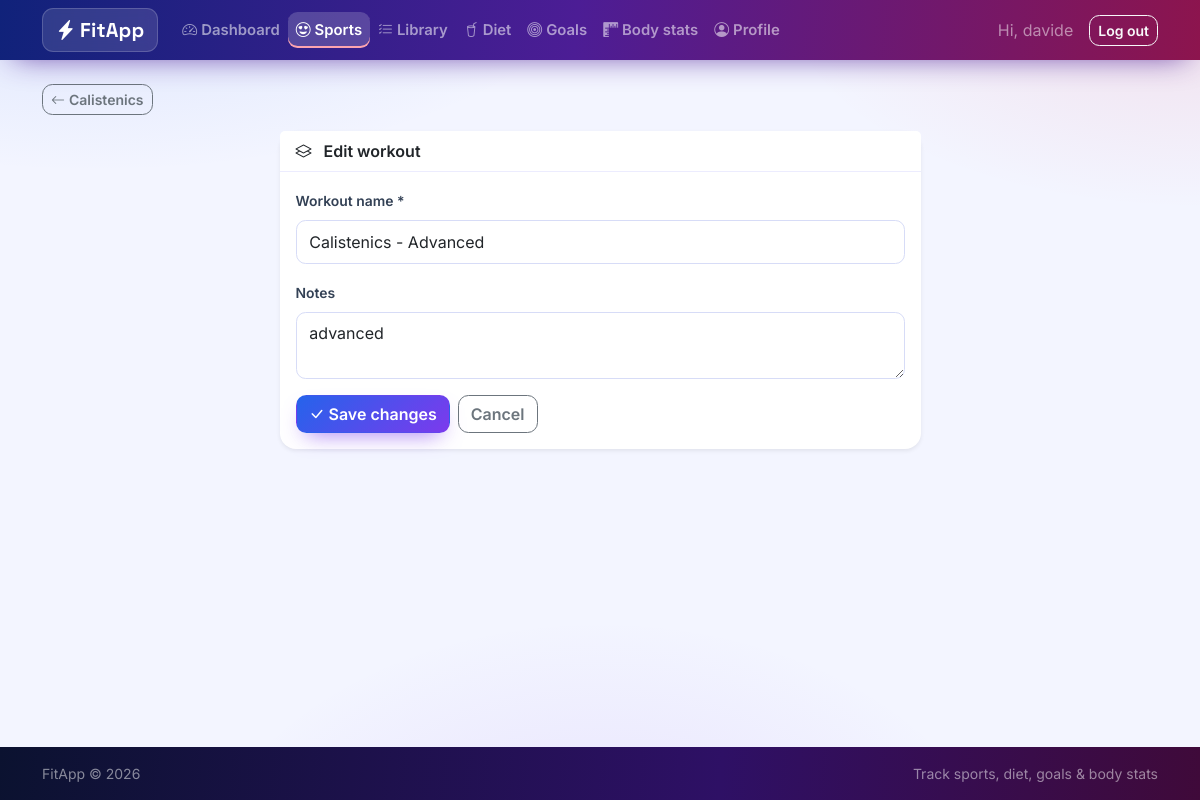
Page /sports/1/workouts/1/edit (signed in) on the committed database.
### tables this page shows
CREATE TABLE users (
    id            INTEGER PRIMARY KEY AUTOINCREMENT,
    username      TEXT UNIQUE NOT NULL,
    email         TEXT UNIQUE NOT NULL,
    password_hash TEXT NOT NULL,
    height_cm     REAL,
    birth_date    TEXT,
    sex           TEXT,
    created_at    TEXT NOT NULL DEFAULT (datetime('now'))
, role TEXT NOT NULL DEFAULT 'user');

CREATE TABLE "sports" (
                id         INTEGER PRIMARY KEY AUTOINCREMENT,
                user_id    INTEGER NOT NULL REFERENCES users (id) ON DELETE CASCADE,
                name       TEXT NOT NULL,
                notes      TEXT,
                created_at TEXT NOT NULL DEFAULT (datetime('now'))
            );

CREATE TABLE workouts (
    id         INTEGER PRIMARY KEY AUTOINCREMENT,
    sport_id   INTEGER NOT NULL REFERENCES sports (id) ON DELETE CASCADE,
    position   INTEGER NOT NULL DEFAULT 0,
    name       TEXT NOT NULL,
    notes      TEXT,
    created_at TEXT NOT NULL DEFAULT (datetime('now'))
);

### fitapp/routes/sports.py (the view, shortened to what this page needs)
@bp.route("/<int:sport_id>/workouts/<int:workout_id>/edit", methods=("GET", "POST"))
@login_required
def workout_edit(sport_id, workout_id):
    sport = _get_sport(sport_id)
    workout = _get_workout(sport_id, workout_id)
    return render_template(
        "sports/workout_form.html", sport=sport, workout=workout,
        editing=True, workout_id=workout_id,
    )

### fitapp/auth.py (called while the page is built)
def load_current_user():
    user_id = session.get("user_id")
    if user_id is None:
        g.user = None
    else:
        g.user = get_db().execute(
            "SELECT * FROM users WHERE id = ?", (user_id,)
        ).fetchone()
    return g.user

def login_required(view):
    @wraps(view)
    def wrapped(*args, **kwargs):
        if load_current_user() is None:
            flash("Please log in to access this page.", "warning")
            return redirect(url_for("auth.login", next=request.path))
        return view(*args, **kwargs)
    return wrapped

@bp.before_app_request
def _load_user():
    load_current_user()
    if g.user is not None and g.user["role"] == "admin":
        blueprint = (request.endpoint or "").split(".", 1)[0]
        if blueprint in ADMIN_BLOCKED_BLUEPRINTS:
            flash("Admin accounts manage users and settings only.", "warning")
            return redirect(url_for("admin.index"))

### fitapp/db.py (called while the page is built)
def get_db():
    if "db" not in g:
        g.db = sqlite3.connect(
            current_app.config["DATABASE"],
            detect_types=sqlite3.PARSE_DECLTYPES,
        )
        g.db.row_factory = sqlite3.Row
        g.db.execute("PRAGMA foreign_keys = ON")
    return g.db

### fitapp/routes/sports.py (called while the page is built)
def _get_sport(sport_id):
    sport = get_db().execute(
        "SELECT * FROM sports WHERE id = ? AND user_id = ?",
        (sport_id, g.user["id"]),
    ).fetchone()
    if sport is None:
        abort(404)
    return sport

def _get_workout(sport_id, workout_id):
    workout = get_db().execute(
        "SELECT * FROM workouts WHERE id = ? AND sport_id = ?",
        (workout_id, sport_id),
    ).fetchone()
    if workout is None:
        abort(404)
    return workout

### fitapp/templates/sports/workout_form.html (shortened to what this page needs)
{% extends "base.html" %}
{% block back %}
<a class="btn btn-outline-secondary btn-sm mb-3" href="{{ url_for('sports.detail', sport_id=sport['id']) }}">
  <i class="bi bi-arrow-left me-1"></i>{{ sport['name'] }}
</a>
{% endblock %}
{% block content %}
<div class="row justify-content-center">
  <div class="col-lg-7">
    <div class="card shadow-sm border-0">
      <div class="card-header d-flex justify-content-between align-items-center">
        <span class="fw-semibold">
          <i class="bi bi-layers me-2"></i>
          {{ 'Edit workout' if editing else 'New workout' }}
        </span>
      </div>
      <div class="card-body">
        <form method="post" novalidate>
          <div class="mb-3">
            <label class="form-label" for="name">Workout name *</label>
            <input class="form-control" id="name" name="name" type="text"
                   value="{{ workout['name'] or '' }}" placeholder="e.g. Calisthenics beginner" required>
          </div>
          <div class="mb-3">
            <label class="form-label" for="notes">Notes</label>
            <textarea class="form-control" id="notes" name="notes" rows="2"
                      placeholder="Goal of the workout, schedule...">{{ workout['notes'] or '' }}</textarea>
          </div>
          <div class="d-flex gap-2">
            <button class="btn btn-success" type="submit">
              <i class="bi bi-check-lg me-1"></i>{{ 'Save changes' if editing else 'Create workout' }}
            </button>
            <a class="btn btn-outline-secondary" href="{{ url_for('sports.detail', sport_id=sport['id']) }}">Cancel</a>
          </div>
        </form>
      </div>
    </div>
  </div>
</div>
{% endblock %}

### fitapp/templates/base.html (shortened to what this page needs)
<!doctype html>
<html lang="en" data-bs-theme="light">
<head>
  <link href="https://cdn.jsdelivr.net/npm/bootstrap@5.3.3/dist/css/bootstrap.min.css" rel="stylesheet">
  <link href="https://cdn.jsdelivr.net/npm/bootstrap-icons@1.11.3/font/bootstrap-icons.min.css" rel="stylesheet">
  <link href="{{ url_for('static', filename='css/style.css') }}" rel="stylesheet">
</head>
<body class="d-flex flex-column min-vh-100">
<nav class="navbar navbar-expand-lg navbar-dark navbar-fitapp sticky-top">
  <div class="container">
    <a class="navbar-brand fw-bold" href="{{ url_for('dashboard.index') }}">
      <i class="bi bi-lightning-charge-fill me-1"></i>FitApp
    </a>
    <div class="collapse navbar-collapse" id="mainNav">
      {% if g.user %}
      <ul class="navbar-nav me-auto">
        {% if g.user['role'] == 'admin' %}
        <li class="nav-item"><a class="nav-link {% if request.endpoint and request.endpoint.startswith('profile.') %}active{% endif %}"
           href="{{ url_for('profile.index') }}"><i class="bi bi-person-circle me-1"></i>Profile</a></li>
        <li class="nav-item"><a class="nav-link {% if request.endpoint and request.endpoint.startswith('admin.') %}active{% endif %}"
           href="{{ url_for('admin.index') }}"><i class="bi bi-shield-lock me-1"></i>Admin</a></li>
        {% else %}
        <li class="nav-item"><a class="nav-link {% if request.endpoint == 'dashboard.index' %}active{% endif %}"
           href="{{ url_for('dashboard.index') }}"><i class="bi bi-speedometer2 me-1"></i>Dashboard</a></li>
        <li class="nav-item"><a class="nav-link {% if request.endpoint and request.endpoint.startswith('sports.') %}active{% endif %}"
           href="{{ url_for('sports.index') }}"><i class="bi bi-emoji-heart-eyes me-1"></i>Sports</a></li>
        <li class="nav-item"><a class="nav-link {% if request.endpoint and request.endpoint.startswith('library.') %}active{% endif %}"
           href="{{ url_for('library.index') }}"><i class="bi bi-list-check me-1"></i>Library</a></li>
        <li class="nav-item"><a class="nav-link {% if request.endpoint and request.endpoint.startswith('diets.') %}active{% endif %}"
           href="{{ url_for('diets.index') }}"><i class="bi bi-cup-straw me-1"></i>Diet</a></li>
        <li class="nav-item"><a class="nav-link {% if request.endpoint and request.endpoint.startswith('goals.') %}active{% endif %}"
           href="{{ url_for('goals.index') }}"><i class="bi bi-bullseye me-1"></i>Goals</a></li>
        <li class="nav-item"><a class="nav-link {% if request.endpoint and request.endpoint.startswith('stats.') %}active{% endif %}"
           href="{{ url_for('stats.index') }}"><i class="bi bi-rulers me-1"></i>Body stats</a></li>
        <li class="nav-item"><a class="nav-link {% if request.endpoint and request.endpoint.startswith('profile.') %}active{% endif %}"
           href="{{ url_for('profile.index') }}"><i class="bi bi-person-circle me-1"></i>Profile</a></li>
        {% endif %}
      </ul>
      <div class="d-flex align-items-center">
        <span class="navbar-text me-3 text-white-50">Hi, {{ g.user['username'] }}</span>
        <form action="{{ url_for('auth.logout') }}" method="post" class="m-0">
          <button class="btn btn-outline-light btn-sm" type="submit">Log out</button>
        </form>
      </div>
      {% endif %}
    </div>
  </div>
</nav>
<main class="container py-4 flex-grow-1">
  {% block back %}{% endblock %}
  {% block content %}{% endblock %}
</main>
<footer class="bg-dark text-white-50 py-3 mt-auto">
  <div class="container small d-flex justify-content-between">
    <span>FitApp &copy; {{ now_year if now_year else '2026' }}</span>
    <span>Track sports, diet, goals &amp; body stats</span>
  </div>
</footer>
</body>
</html>

### fitapp/static/css/style.css (style rules this page uses)
:root { --fa-blue: #2563eb; --fa-blue-deep: #1d4ed8; --fa-violet: #7c3aed; --fa-violet-deep: #5b21b6; --fa-red: #ef4444; --fa-rose: #e11d48; --fa-ink: #0b1230; --grad-main: linear-gradient(135deg, #2563eb 0%, #7c3aed 55%, #e11d48 120%); --grad-btn: linear-gradient(135deg, #2563eb 0%, #7c3aed 100%); --grad-btn-hover: linear-gradient(135deg, #1d4ed8 0%, #6d28d9 100%); --grad-fire: linear-gradient(135deg, #7c3aed 0%, #e11d48 100%); --font-display: "Space Grotesk", "Inter", system-ui, sans-serif; --font-body: "Inter", system-ui, -apple-system, "Segoe UI", sans-serif; }
* { -webkit-tap-highlight-color: transparent; }
body { font-family: var(--font-body); background-color: #f3f5ff; background-image: radial-gradient(900px 420px at 8% -10%, rgba(37, 99, 235, .14), transparent 60%), radial-gradient(760px 380px at 100% 0%, rgba(225, 29, 72, .10), transparent 55%), radial-gradient(700px 500px at 50% 115%, rgba(124, 58, 237, .12), transparent 60%); background-attachment: fixed; }
.navbar-fitapp { background-image: linear-gradient(95deg, #10227a 0%, #4c1d95 48%, #9f1239 115%); box-shadow: 0 10px 30px -14px rgba(76, 29, 149, .85); }
.navbar-fitapp .navbar-brand { font-family: var(--font-display); font-weight: 700; letter-spacing: .01em; background: rgba(255, 255, 255, .12); border: 1px solid rgba(255, 255, 255, .18); padding: .38rem .8rem; border-radius: .7rem; backdrop-filter: blur(6px); }
.navbar-fitapp .nav-link { font-weight: 600; font-size: .93rem; border-radius: .6rem; padding: .45rem .8rem; transition: background-color .2s ease, transform .2s ease; }
.navbar-fitapp .nav-link.active { background-color: rgba(255, 255, 255, .18); box-shadow: inset 0 -2px 0 #fda4af; }
.btn { font-weight: 600; border-radius: .65rem; transition: transform .15s ease, box-shadow .2s ease, filter .2s ease; }
.btn-success, .btn-success:hover, .btn-success:focus, .btn-success:active { color: #fff; border-color: transparent; background-color: transparent; background-image: var(--grad-btn); box-shadow: 0 10px 22px -10px rgba(124, 58, 237, .75); }
.card { border-radius: 1rem; border: 1px solid rgba(99, 102, 241, .14); box-shadow: 0 18px 40px -30px rgba(15, 23, 60, .55); transition: transform .2s ease, box-shadow .25s ease; }
.card-header { background: #fff; border-bottom: 1px solid rgba(99, 102, 241, .12); font-weight: 700; }
.form-control, .form-select { border-color: #d7dcf7; border-radius: .6rem; padding: .55rem .8rem; }
.form-label { font-weight: 600; font-size: .87rem; color: #334155; }
footer { background: linear-gradient(95deg, #0b1230 0%, #2e1065 60%, #4c0519 130%) !important; color: rgba(255, 255, 255, .55) !important; }

### rows in the picture
users: user.username "davide"
sports: name "Calistenics"
workouts: name "Calistenics - Advanced", notes "advanced"

### other values in the picture
{{ 'Edit workout' if editing else 'New workout' }} "Edit workout"
{{ 'Save changes' if editing else 'Create workout' }} "Save changes"
